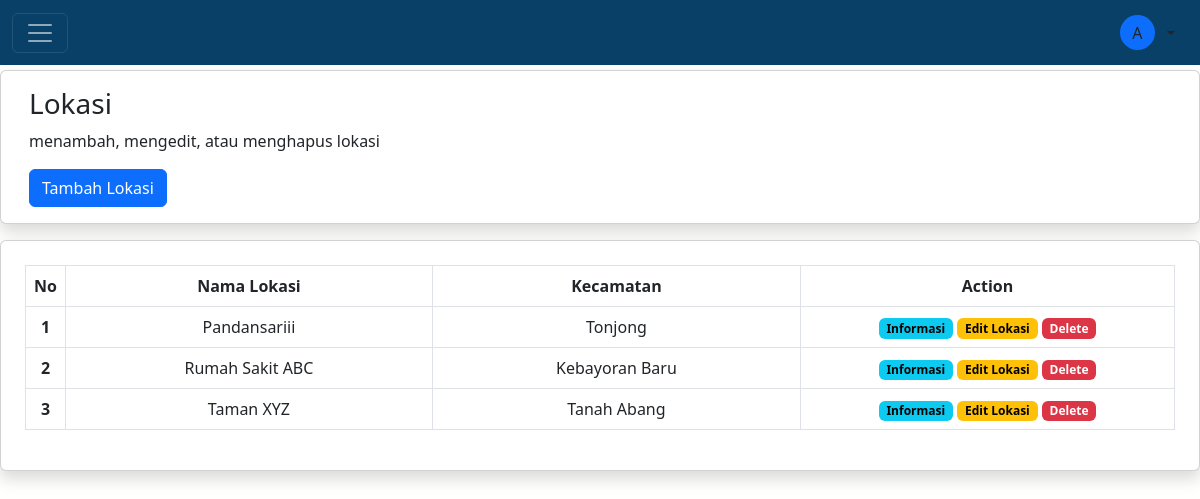
The page /admin/location.php (signed in) on the database its author committed.
### tables this page shows
CREATE TABLE `location` (
  `id` varchar(255) NOT NULL,
  `name` varchar(255) DEFAULT NULL,
  `address` varchar(255) DEFAULT NULL,
  `latitude` varchar(255) DEFAULT NULL,
  `longitude` varchar(255) DEFAULT NULL,
  `k_tunggal` int(11) DEFAULT NULL,
  `k_lari` int(11) DEFAULT NULL,
  `k_beruntun` int(11) DEFAULT NULL,
  `total_laka` int(11) NOT NULL,
  `negara` varchar(255) DEFAULT NULL,
  `provinsi` varchar(255) DEFAULT NULL,
  `kabupaten` varchar(255) DEFAULT NULL,
  `kecamatan` varchar(255) DEFAULT NULL,
  `description` varchar(255) DEFAULT NULL
);

### function.php (called while the page is built, shortened)
<?php
  $host = "localhost";
  $user = "root";
  $pass = "";
  $db = "geo_info_sys";
  try {
    $conn = mysqli_connect("$host", "$user", "$pass", "$db");
  } catch (PDOException $e) {
    die ("Koneksi Gagal: " . $e->getMessage());
  }
  function query($query) {
    global $conn;
    $result = mysqli_query($conn, $query);
    $rows = [];
    while ($row = mysqli_fetch_assoc($result)) {
      $rows[] = $row;
    }
    return $rows;
  }

### admin/location.php (the view, shortened to what this page needs)
<?php
include '../function.php';
$locations = query("SELECT * FROM `location`");
?>
<!DOCTYPE html>
<html lang="en">
<head>
  <link href="https://cdn.jsdelivr.net/npm/bootstrap@5.3.0-alpha3/dist/css/bootstrap.min.css" rel="stylesheet" />
  <link rel="stylesheet" href="css/fitur.css" />
  <link rel="stylesheet" href="https://cdn.jsdelivr.net/npm/bootstrap-icons@1.10.4/font/bootstrap-icons.css" />
</head>
<body>
  <?php include 'navbarAdmin.php' ?>
  <section style="height: 70px;">
  </section>
  <section id="header">
    <div class="container-fluid card shadow">
      <div class="row p-3">
        <div class="col-md-12">
          <h3>Lokasi</h3>
          <p>menambah, mengedit, atau menghapus lokasi</p>
        </div>
        <div class="col-md-4">
          <a href="location-create.php"><button type="button" class="btn btn-primary">Tambah Lokasi</button></a>
        </div>
      </div>
    </div>
  </section>
  <section class="lokasi">
    <div class="container-fluid card shadow my-3">
      <div class="row">
        <div class="col-md-12 p-4">
          <div class="table-responsive">
            <table class="table table-bordered text-center">
              <thead>
                <tr>
                  <th class="col-md-0">No</th>
                  <th class="col-md-4">Nama Lokasi</th>
                  <th class="col-md-4">Kecamatan</th>
                  <th class="col-md-4">Action</th>
                </tr>
              </thead>
              <tbody>
                <?php foreach ($locations as $key => $location) : ?>
                  <tr>
                    <th scope="row"><?= $key + 1 ?></th>
                    <td><?= $location['name'] ?></td>
                    <td><?= $location['kecamatan'] ?></td>
                    <td>
                      <a href="location-show.php?id=<?= $location['id'] ?>"><span class="badge text-bg-info">Informasi</span></a>
                      <a href="location-edit.php?id=<?= $location['id'] ?>"><span class="badge text-bg-warning">Edit Lokasi</span></a>
                      <a href="#"><span class="badge text-bg-danger" data-bs-toggle="modal" data-bs-target="#deleteModal<?= $location['id'] ?>">Delete</span></a>
                    </td>
                  </tr>
                <?php endforeach; ?>
              </tbody>
            </table>
          </div>
        </div>
      </div>
    </div>
  </section>
</body>
</html>

### admin/css/fitur.css (style rules this page uses)
body { background-color: #fffffe; }
a { text-decoration: none; color: rgb(250, 250, 250); }
.table th:nth-child(2) { white-space: nowrap; }
.table td:nth-child(3) { white-space: nowrap; }
.table td:nth-child(4) { white-space: nowrap; }

### rows shown on the page
location: name "Pandansariii", kecamatan "Tonjong"
location: name "Rumah Sakit ABC", kecamatan "Kebayoran Baru"
location: name "Taman XYZ", kecamatan "Tanah Abang"
